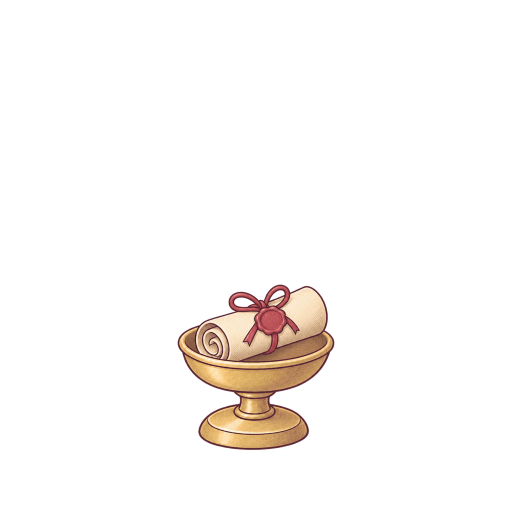
#> input picture design/art/vessels/vessel-crystal-ball-stand.png, 1024 x 1024 px (shown at 1/2 size)
$ python -i finish-snow-globe.py   (imports and definitions only)
#> lines starting #> are read from the running program, lines starting #| are printed output that depends on the picture
#> further down, picture is the input picture: PIL image 1024x1024 RGBA; mean R, G, B, A 12.4, 9.4, 7.3, 15.9
#!/usr/bin/env python3
"""Align the snow-globe edits on one canvas and remove glass-edit residue.

Usage: finish-snow-globe.py ASSEMBLED BASE SCENE SNOW GLOBE
The five inputs are native 1254-square gpt-image-2 outputs. This script only
resamples down, aligns the revealed pedestal, isolates the glass rim, and
composites the approved layer order. It does not redraw an illustration.
"""

import sys
from pathlib import Path
from PIL import Image, ImageDraw, ImageFilter

ROOT = Path(__file__).resolve().parents[1]
OUT = ROOT / "vessels"
SIZE = 1254
TARGET = 1024
SHIFT_Y = 36


def clean(image: Image.Image, cutoff: int = 15) -> Image.Image:
    image = image.convert("RGBA")
    image.putalpha(image.getchannel("A").point(lambda alpha: alpha if alpha >= cutoff else 0))
    return image


# [5 lines left out: function finish, not called in this run]


def pedestal(image: Image.Image) -> Image.Image:
    # The edit revealed the covered top of the pedestal, but enlarged it.
    # Fit its visible footprint to the assembled base, with the same bottom.
    box = image.getchannel("A").point(lambda a: 255 if a > 20 else 0).getbbox()
#> box = (355, 569, 669, 901)
    crop = image.crop(box)
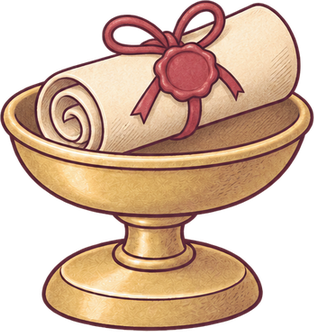
#> crop: PIL image 314x332 RGBA; mean R, G, B, A 125.1, 94.9, 73.1, 160.1; transparent parts drawn white
    new_width = 580
    new_height = round(crop.height * new_width / crop.width)
#> new_height = 613
    crop = crop.resize((new_width, new_height), Image.Resampling.LANCZOS)
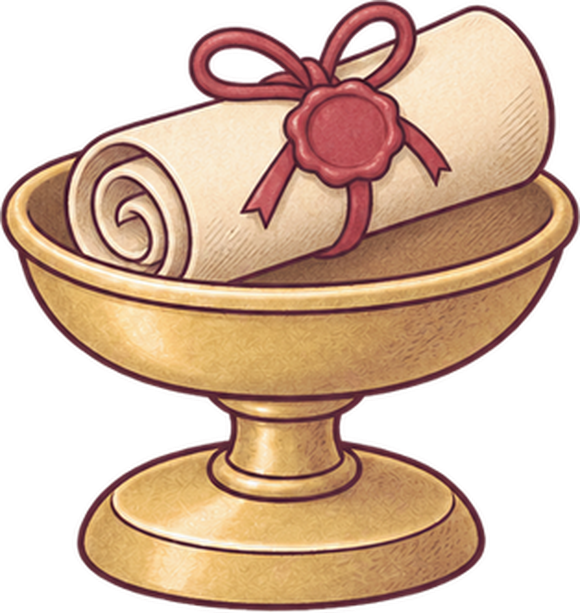
#> crop: PIL image 580x613 RGBA; mean R, G, B, A 125, 94.7, 72.9, 160.1; transparent parts drawn white
    output = Image.new("RGBA", (SIZE, SIZE))
#> output: PIL image 1254x1254 RGBA; every value is 0
    output.alpha_composite(crop, ((SIZE - new_width) // 2, 1060 - new_height))
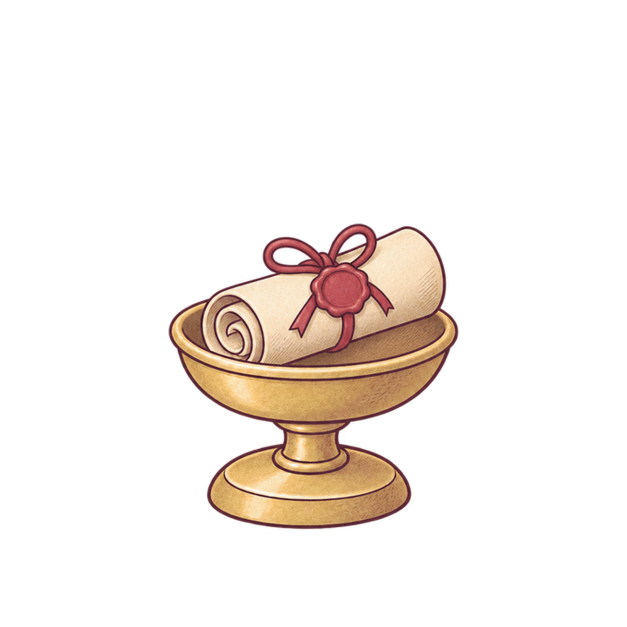
#> output: PIL image 1254x1254 RGBA (shown at 1/2 size); mean R, G, B, A 28.3, 21.4, 16.5, 36.2; transparent parts drawn white
    return clean(output, 20)


# [106 lines left out: functions clear_globe, inside_globe, make_glint, small_snow, main, not called in this run]


# [2 lines not run here, left out]

>>> from PIL import Image
>>> picture = Image.open('../vessels/vessel-crystal-ball-stand.png')
>>> result = pedestal(picture)

$ run again, on design/art/vessels/vessel-landmark-keepsake-body.png
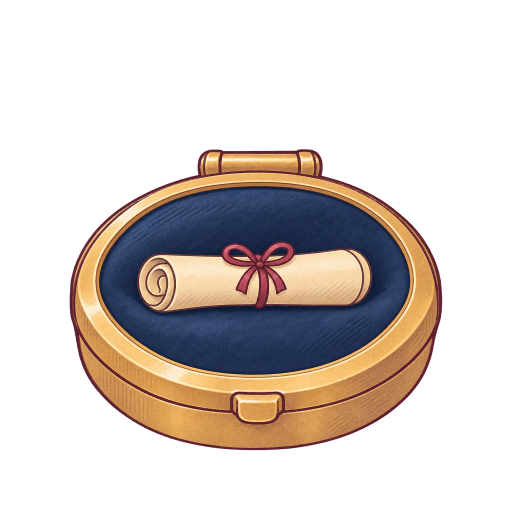
#> input picture design/art/vessels/vessel-landmark-keepsake-body.png, 1024 x 1024 px (shown at 1/2 size)
#> picture is the input picture: PIL image 1024x1024 RGBA; mean R, G, B, A 46.5, 37.7, 32.1, 84.8
#> box = (139, 298, 885, 901)
#> in pedestal, `crop = crop.resize((new_width, new_height), Image.Resampling.LANCZOS)`:
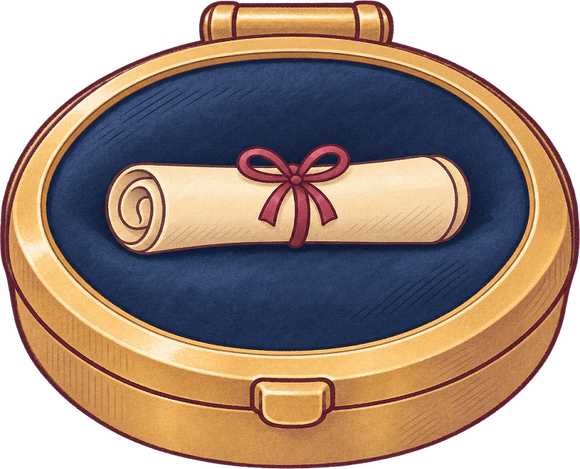
#> crop: PIL image 580x469 RGBA; mean R, G, B, A 108.9, 88, 74.9, 197.7; transparent parts drawn white
#> in pedestal, `output.alpha_composite(crop, ((SIZE - new_width) // 2, 1060 - new_heig..`:
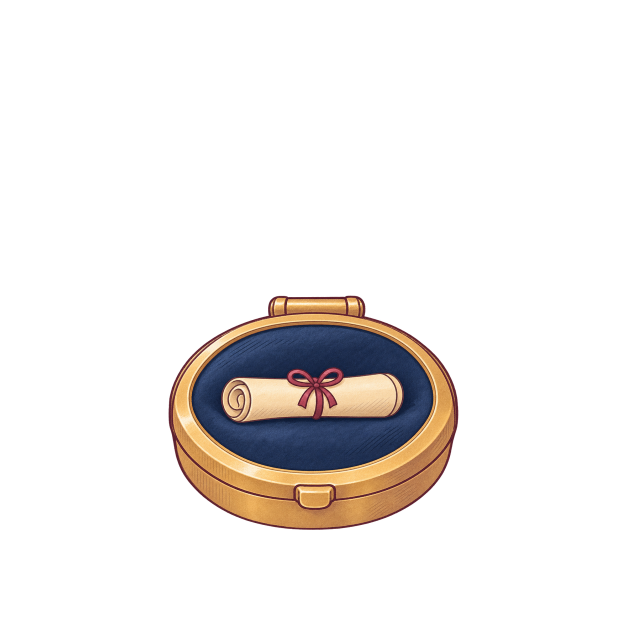
#> output: PIL image 1254x1254 RGBA (shown at 1/2 size); mean R, G, B, A 18.8, 15.2, 13, 34.2; transparent parts drawn white
